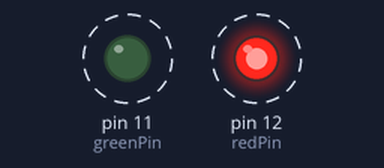
Simulated run of this sketch. Board: Arduino Uno, built with avr-gcc and run on an emulated ATmega328P. Parts: output pins drawn as LEDs (lit = HIGH). Dashed ring = blinking.

Above: at 0.2 s.
Timing chart, 0 to 3.0 s (numbered marks = the images above):
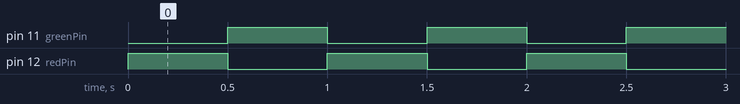

Measured:
- by itself, pin 11 (greenPin), pin 12 (redPin): alternates HIGH for 0.50 s and LOW for 0.50 s

The sketch:

two_LED_example.ino
```cpp
int redPin = 12;                  // Red LED connected to digital pin 12
int greenPin = 11;                // Green LED connected to digital pin 11

void setup()                      // run once, when the sketch starts
{
  pinMode(redPin, OUTPUT);        // sets the digital pin as output
  pinMode(greenPin, OUTPUT);      // sets the digital pin as output
}

void loop()                       // run over and over again
{
  digitalWrite(redPin, HIGH);     // sets the Red LED on
  digitalWrite(greenPin, LOW);   // sets the Green LED on
  delay(500);                     // waits for half a second
  digitalWrite(redPin, LOW);      // sets the Red LED off
  digitalWrite(greenPin, HIGH);    // sets the Green LED off
  delay(500);                     // waits for half a second
}
```
